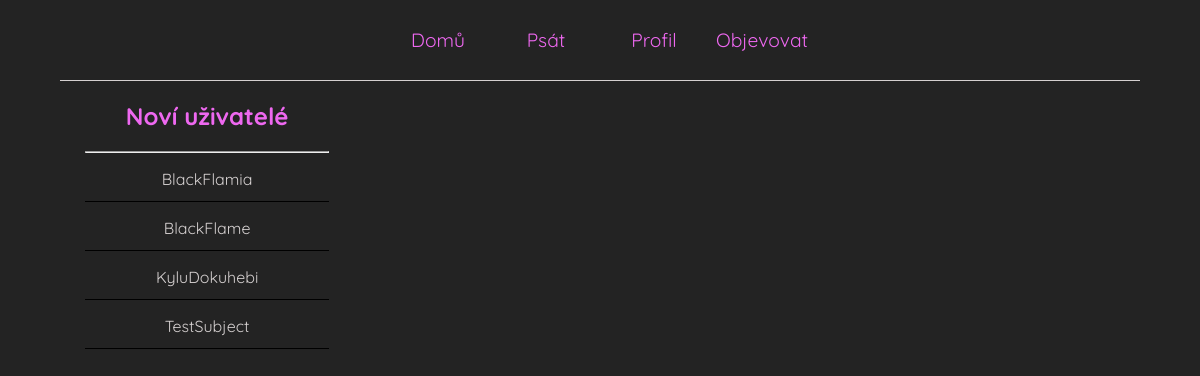
Screenshot of /index.php (signed in) with the database file from the repository.
### tables this page shows
CREATE TABLE `user` (
  `id` int(11) NOT NULL,
  `username` varchar(30) NOT NULL,
  `password` varchar(300) NOT NULL,
  `gender` int(1) NOT NULL,
  `PoetryCount` int(11) NOT NULL,
  `likeCount` int(11) NOT NULL,
  `followCount` int(11) NOT NULL,
  `infoAbout` varchar(500) NOT NULL,
  `profilePic` longblob NOT NULL,
  `email` varchar(50) NOT NULL
);

### components/aside.php (the view)
<aside class="followNew">
    <div class="followNewContainer">
        <h2 class="followNewTitle pink"> Noví uživatelé </h2>
        <hr class="divider">
        <?php
        $sql = "select username from user order by rand() limit 10";
        $result = $con -> query($sql);
        while($row = $result -> fetch_assoc()) {
        ?>
        <div class="followProfile">
            <p class="followUsername"> <a href="./pages/profile.php?username=<?php echo$row["username"]; ?>"> <?php echo$row["username"]; ?> </a> </p>
        </div>
        <?php
        }
        ?>
    </div>
</aside>

### sources/css/layout.css (style rules this page uses)
html, body { width:90%; height:100%; margin:0; padding:0; font-family: 'Quicksand', sans-serif !important; background-color: #232323; color: rgb(213, 208, 208) !important; margin:auto; }
body { height:100%; width:100%; }
.followNew { width:250px; height:100%; margin-left:25px; }
.followProfile { height:2rem; border-bottom:1px solid black; text-align:center; }
.followNewTitle { text-align:center; }

### sources/css/header.css (style rules this page uses)
a { color:rgb(213, 208, 208); text-decoration: none; }

### sources/css/colors.css (style rules this page uses)
.pink { color: rgb(238, 104, 240); }

### rows the page displays
user: username "BlackFlamia"
user: username "BlackFlame"
user: username "KyluDokuhebi"
user: username "TestSubject"
